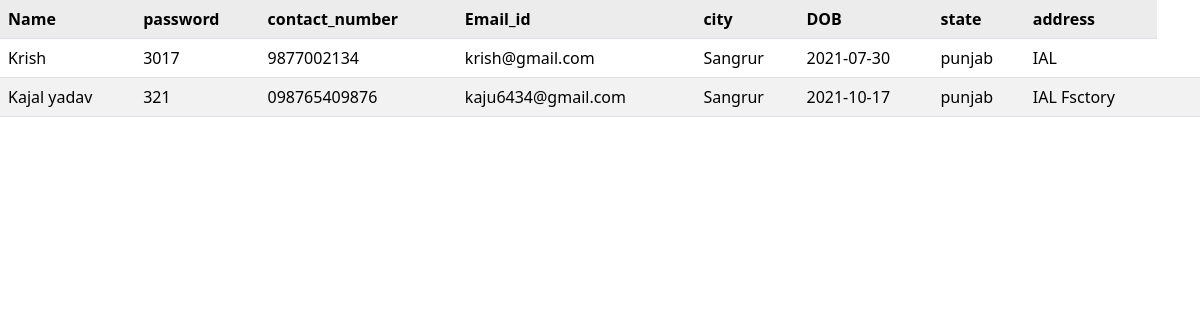
The app's page /project_select.php with its own data.
### tables this page shows
CREATE TABLE `registration` (
  `s_no` int(200) NOT NULL,
  `name` varchar(300) DEFAULT NULL,
  `password` varchar(300) DEFAULT NULL,
  `contact_number` varchar(300) NOT NULL,
  `email_id` varchar(300) DEFAULT NULL,
  `city` varchar(300) NOT NULL,
  `DOB` varchar(300) NOT NULL,
  `state` varchar(300) NOT NULL,
  `address` varchar(300) NOT NULL
);

### project_select.php (the view)
<head>
<link rel="stylesheet" href="bootstrap/css/bootstrap.min.css">
</head>
<table class="table table-striped table-hover">
<tr>
<th>Name</th>
<th>password</th>
<th>contact_number</th>
<th>Email_id</th>
<th>city</th>
<th>DOB</th>
<th>state</th>
<th>address</th>
</tr>
<?php
$con=mysqli_connect("localhost","root","","project");
$x="select * from registration";
$y=mysqli_query($con,$x);
while($c=mysqli_fetch_array($y))
{
	echo"<tr>";
	echo"<td>".$c['name']."</td>";
	echo"<td>".$c['password']."</td>";
	echo"<td>".$c['contact_number']."</td>";
	echo"<td>".$c['email_id']."</td>";
	echo"<td>".$c['city']."</td>";
	echo"<td>".$c['DOB']."</td>";
	echo"<td>".$c['state']."</td>";
	echo"<td>".$c['address']."</td>";
	echo"<td><a href=project_delete.php?x=$c[0]><span class='glyphicon glyphicon-remove'></span></a></td>";
	echo"<td><a href=project_update.php?x=$c[0]><span class='glyphicon glyphicon-edit'></span></a></td>";
	echo"</tr>";
}
?>
</table>

### records on screen
registration: name "Krish", password "3017", contact_number "9877002134", email "krish@gmail.com", city "Sangrur", DOB "2021-07-30", state "punjab", address "IAL"
registration: name "Kajal yadav", password "321", contact_number "098765409876", email "kaju6434@gmail.com", city "Sangrur", DOB "2021-10-17", state "punjab", address "IAL Fsctory"
